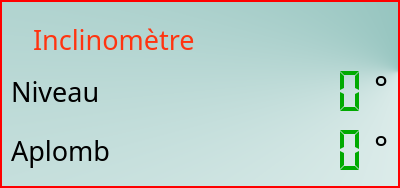
<?xml version="1.0" encoding="UTF-8"?>
<ui version="4.0">
 <class>AlignmentWidget</class>
 <widget class="QDialog" name="AlignmentWidget">
  <property name="geometry">
   <rect>
    <x>0</x>
    <y>0</y>
    <width>400</width>
    <height>188</height>
   </rect>
  </property>
  <property name="windowTitle">
   <string>Form</string>
  </property>
  <property name="styleSheet">
   <string notr="true">QDialog#AlignmentWidget {
border: 2px solid;
border-color: rgb(255, 0, 0);
background-color: qconicalgradient(cx:1, cy:0.381, angle:0, stop:0 rgba(115, 177, 170, 255), stop:1 rgba(255, 255, 255, 255));
}

QWidget {
font-family: &quot;FixedSystem Regular&quot;,Fixedsys;
font-size: 20pt;
border: none;
background-color:none;
}</string>
  </property>
  <layout class="QVBoxLayout" name="verticalLayout">
   <item>
    <layout class="QHBoxLayout" name="horizontalLayout">
     <property name="topMargin">
      <number>10</number>
     </property>
     <item>
      <widget class="QLabel" name="lblIcon">
       <property name="text">
        <string/>
       </property>
       <property name="pixmap">
        <pixmap resource="napilcd_res.qrc">:/napilcd/images/angle.png</pixmap>
       </property>
      </widget>
     </item>
     <item>
      <widget class="QLabel" name="lblAlignment">
       <property name="sizePolicy">
        <sizepolicy hsizetype="Expanding" vsizetype="Preferred">
         <horstretch>0</horstretch>
         <verstretch>0</verstretch>
        </sizepolicy>
       </property>
       <property name="font">
        <font>
         <family>FixedSystem Regular,Fixedsys</family>
         <pointsize>20</pointsize>
        </font>
       </property>
       <property name="styleSheet">
        <string notr="true">color: rgb(255, 52, 16);</string>
       </property>
       <property name="text">
        <string>Inclinomètre</string>
       </property>
      </widget>
     </item>
    </layout>
   </item>
   <item>
    <layout class="QGridLayout" name="gridLayout">
     <item row="0" column="1">
      <widget class="QLCDNumber" name="lcdHNumber">
       <property name="sizePolicy">
        <sizepolicy hsizetype="Expanding" vsizetype="Expanding">
         <horstretch>0</horstretch>
         <verstretch>0</verstretch>
        </sizepolicy>
       </property>
       <property name="palette">
        <palette>
         <active>
          <colorrole role="WindowText">
           <brush brushstyle="SolidPattern">
            <color alpha="255">
             <red>0</red>
             <green>170</green>
             <blue>0</blue>
            </color>
           </brush>
          </colorrole>
          <colorrole role="Text">
           <brush brushstyle="SolidPattern">
            <color alpha="255">
             <red>0</red>
             <green>170</green>
             <blue>0</blue>
            </color>
           </brush>
          </colorrole>
          <colorrole role="ButtonText">
           <brush brushstyle="SolidPattern">
            <color alpha="255">
             <red>0</red>
             <green>170</green>
             <blue>0</blue>
            </color>
           </brush>
          </colorrole>
         </active>
         <inactive>
          <colorrole role="WindowText">
           <brush brushstyle="SolidPattern">
            <color alpha="255">
             <red>0</red>
             <green>170</green>
             <blue>0</blue>
            </color>
           </brush>
          </colorrole>
          <colorrole role="Text">
           <brush brushstyle="SolidPattern">
            <color alpha="255">
             <red>0</red>
             <green>170</green>
             <blue>0</blue>
            </color>
           </brush>
          </colorrole>
          <colorrole role="ButtonText">
           <brush brushstyle="SolidPattern">
            <color alpha="255">
             <red>0</red>
             <green>170</green>
             <blue>0</blue>
            </color>
           </brush>
          </colorrole>
         </inactive>
         <disabled>
          <colorrole role="WindowText">
           <brush brushstyle="SolidPattern">
            <color alpha="255">
             <red>120</red>
             <green>120</green>
             <blue>120</blue>
            </color>
           </brush>
          </colorrole>
          <colorrole role="Text">
           <brush brushstyle="SolidPattern">
            <color alpha="255">
             <red>120</red>
             <green>120</green>
             <blue>120</blue>
            </color>
           </brush>
          </colorrole>
          <colorrole role="ButtonText">
           <brush brushstyle="SolidPattern">
            <color alpha="255">
             <red>120</red>
             <green>120</green>
             <blue>120</blue>
            </color>
           </brush>
          </colorrole>
         </disabled>
        </palette>
       </property>
       <property name="font">
        <font>
         <family>FixedSystem Regular,Fixedsys</family>
         <pointsize>20</pointsize>
        </font>
       </property>
       <property name="frameShape">
        <enum>QFrame::NoFrame</enum>
       </property>
       <property name="smallDecimalPoint">
        <bool>false</bool>
       </property>
       <property name="digitCount">
        <number>10</number>
       </property>
       <property name="segmentStyle">
        <enum>QLCDNumber::Flat</enum>
       </property>
      </widget>
     </item>
     <item row="0" column="0">
      <widget class="QLabel" name="lblHorizontal">
       <property name="font">
        <font>
         <family>FixedSystem Regular,Fixedsys</family>
         <pointsize>20</pointsize>
        </font>
       </property>
       <property name="text">
        <string>Niveau</string>
       </property>
      </widget>
     </item>
     <item row="0" column="2">
      <widget class="QLabel" name="lblHUnit">
       <property name="font">
        <font>
         <family>FixedSystem Regular,Fixedsys</family>
         <pointsize>25</pointsize>
        </font>
       </property>
       <property name="styleSheet">
        <string notr="true">font-size:25pt;</string>
       </property>
       <property name="text">
        <string>°</string>
       </property>
       <property name="alignment">
        <set>Qt::AlignLeading|Qt::AlignLeft|Qt::AlignTop</set>
       </property>
      </widget>
     </item>
     <item row="1" column="0">
      <widget class="QLabel" name="lblVertical">
       <property name="font">
        <font>
         <family>FixedSystem Regular,Fixedsys</family>
         <pointsize>20</pointsize>
        </font>
       </property>
       <property name="text">
        <string>Aplomb</string>
       </property>
      </widget>
     </item>
     <item row="1" column="1">
      <widget class="QLCDNumber" name="lcdVNumber">
       <property name="sizePolicy">
        <sizepolicy hsizetype="Expanding" vsizetype="Expanding">
         <horstretch>0</horstretch>
         <verstretch>0</verstretch>
        </sizepolicy>
       </property>
       <property name="palette">
        <palette>
         <active>
          <colorrole role="WindowText">
           <brush brushstyle="SolidPattern">
            <color alpha="255">
             <red>0</red>
             <green>170</green>
             <blue>0</blue>
            </color>
           </brush>
          </colorrole>
          <colorrole role="Text">
           <brush brushstyle="SolidPattern">
            <color alpha="255">
             <red>0</red>
             <green>170</green>
             <blue>0</blue>
            </color>
           </brush>
          </colorrole>
          <colorrole role="ButtonText">
           <brush brushstyle="SolidPattern">
            <color alpha="255">
             <red>0</red>
             <green>170</green>
             <blue>0</blue>
            </color>
           </brush>
          </colorrole>
         </active>
         <inactive>
          <colorrole role="WindowText">
           <brush brushstyle="SolidPattern">
            <color alpha="255">
             <red>0</red>
             <green>170</green>
             <blue>0</blue>
            </color>
           </brush>
          </colorrole>
          <colorrole role="Text">
           <brush brushstyle="SolidPattern">
            <color alpha="255">
             <red>0</red>
             <green>170</green>
             <blue>0</blue>
            </color>
           </brush>
          </colorrole>
          <colorrole role="ButtonText">
           <brush brushstyle="SolidPattern">
            <color alpha="255">
             <red>0</red>
             <green>170</green>
             <blue>0</blue>
            </color>
           </brush>
          </colorrole>
         </inactive>
         <disabled>
          <colorrole role="WindowText">
           <brush brushstyle="SolidPattern">
            <color alpha="255">
             <red>120</red>
             <green>120</green>
             <blue>120</blue>
            </color>
           </brush>
          </colorrole>
          <colorrole role="Text">
           <brush brushstyle="SolidPattern">
            <color alpha="255">
             <red>120</red>
             <green>120</green>
             <blue>120</blue>
            </color>
           </brush>
          </colorrole>
          <colorrole role="ButtonText">
           <brush brushstyle="SolidPattern">
            <color alpha="255">
             <red>120</red>
             <green>120</green>
             <blue>120</blue>
            </color>
           </brush>
          </colorrole>
         </disabled>
        </palette>
       </property>
       <property name="font">
        <font>
         <family>FixedSystem Regular,Fixedsys</family>
         <pointsize>20</pointsize>
        </font>
       </property>
       <property name="frameShape">
        <enum>QFrame::NoFrame</enum>
       </property>
       <property name="digitCount">
        <number>10</number>
       </property>
       <property name="mode">
        <enum>QLCDNumber::Dec</enum>
       </property>
       <property name="segmentStyle">
        <enum>QLCDNumber::Flat</enum>
       </property>
      </widget>
     </item>
     <item row="1" column="2">
      <widget class="QLabel" name="lblVUnit">
       <property name="font">
        <font>
         <family>FixedSystem Regular,Fixedsys</family>
         <pointsize>25</pointsize>
        </font>
       </property>
       <property name="styleSheet">
        <string notr="true">font-size:25pt;</string>
       </property>
       <property name="text">
        <string>°</string>
       </property>
       <property name="alignment">
        <set>Qt::AlignLeading|Qt::AlignLeft|Qt::AlignTop</set>
       </property>
      </widget>
     </item>
    </layout>
   </item>
  </layout>
 </widget>
 <resources>
  <include location="napilcd_res.qrc"/>
 </resources>
 <connections/>
</ui>
